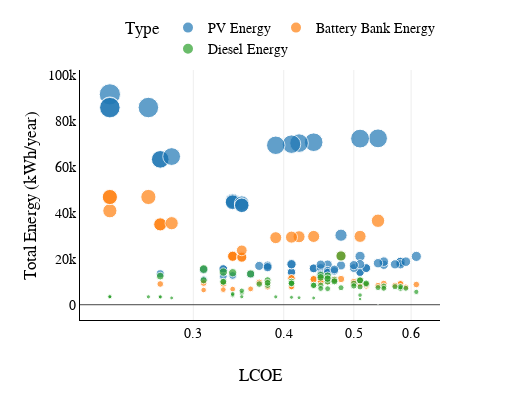

Notebook cell for this chart:
### Code cell
fig = px.scatter(analisis_final, x="LCOE", y="energia",
	         size="energia", color="Type",
                 hover_name="energia", log_x=True, size_max=15,template="ygridoff",width=520,
              height=400)
fig.update_yaxes(nticks=8)
fig.update_xaxes(nticks=5)
fig.update_xaxes(title_text='LCOE')
fig.update_yaxes(title_text='Total Energy (kWh/year)')
fig.update_xaxes(showline=True, linecolor='black')
fig.layout.update(showlegend=True) 
fig.update_yaxes(showline=True, linecolor='black')
fig.update_layout(
    font_family="Times New Roman",
    title_font_family="Times New Roman",
    font_size=14
    ,
    font_color="black",
        legend=dict(
    orientation="h",
    yanchor="bottom",
    y=1.02,
    xanchor="right",
    x=1,
        font_size=14)
       
)

fig.show()

fig.write_image("energy_lcoe_bubble.eps")
